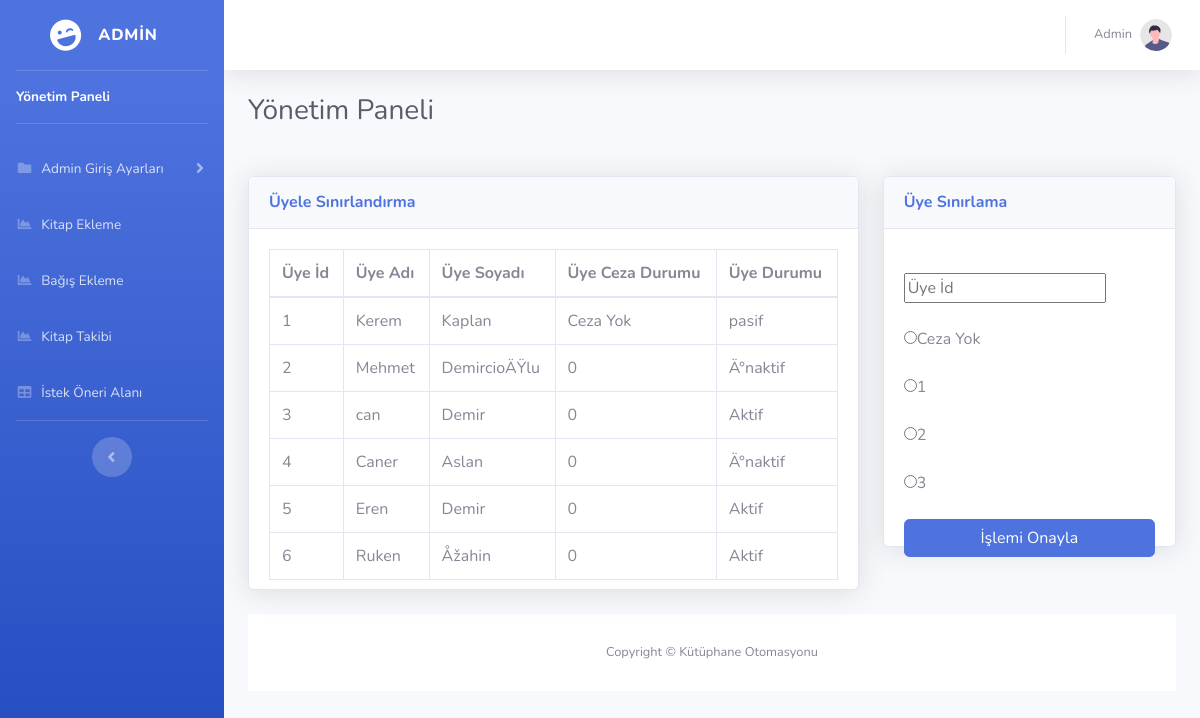
The page /admin/memberspun.php (signed in) on the database its author committed.
### tables this page shows
CREATE TABLE IF NOT EXISTS `uyeler` (
  `uye_id` int(10) UNSIGNED NOT NULL,
  `uye_adi` varchar(225) NOT NULL,
  `uye_soyadi` varchar(225) NOT NULL,
  `uye_posta` varchar(225) NOT NULL,
  `uye_durumu` varchar(225) NOT NULL,
  `uye_ceza` varchar(225) NOT NULL,
  PRIMARY KEY (`uye_id`)
);

### searchsql.php (called while the page is built, shortened)
<?php
	include "config.php";
	$uyesorgusu="SELECT * FROM uyeler";
	$uyesorgusql=$baglanti->query($uyesorgusu);
?>

### admin/logindata.php (called while the page is built, shortened)
<?php
include "../searchsql.php";
?>

### admin/memberspun.php (the view, shortened to what this page needs)
<?php
include "logindata.php";
?>
<html lang="tr-TR">
<head>
    <link href="vendor/fontawesome-free/css/all.min.css" rel="stylesheet" type="text/css">
    <link href="css/sb-admin-2.min.css" rel="stylesheet">
    <link href="vendor/datatables/dataTables.bootstrap4.min.css" rel="stylesheet">
</head>
<body id="page-top">
    <div id="wrapper">
        <ul class="navbar-nav bg-gradient-primary sidebar sidebar-dark accordion" id="accordionSidebar">
            <a class="sidebar-brand d-flex align-items-center justify-content-center" href="index.php">
                <div class="sidebar-brand-icon rotate-n-15">
                    <i class="fas fa-laugh-wink"></i>
                </div>
                <div class="sidebar-brand-text mx-3"> Admin</div>
            </a>
            <hr class="sidebar-divider my-0">
            <li class="nav-item active">
                <a class="nav-link" href="index.php">
                    <span>Yönetim Paneli</span></a>
            </li>
            <hr class="sidebar-divider">
            <li class="nav-item">
                <a class="nav-link collapsed" href="#" data-toggle="collapse" data-target="#collapsePages"
                    aria-expanded="true" aria-controls="collapsePages">
                    <i class="fas fa-fw fa-folder"></i>
                    <span>Admin Giriş Ayarları</span>
                </a>
            </li>
            <li class="nav-item">
                <a class="nav-link" href="charts.php">
                    <i class="fas fa-fw fa-chart-area"></i>
                    <span>Kitap Ekleme</span></a>
            </li>
              <li class="nav-item">
                <a class="nav-link" href="charts2.php">
                    <i class="fas fa-fw fa-chart-area"></i>
                    <span>Bağış Ekleme</span></a>
            </li>
               <li class="nav-item">
                <a class="nav-link" href="bookcontrol.php">
                    <i class="fas fa-fw fa-chart-area"></i>
                    <span>Kitap Takibi</span></a>
            </li>
            <li class="nav-item">
                <a class="nav-link" href="tables.php">
                    <i class="fas fa-fw fa-table"></i>
                    <span>İstek Öneri Alanı</span></a>
            </li>
            <hr class="sidebar-divider d-none d-md-block">
            <div class="text-center d-none d-md-inline">
                <button class="rounded-circle border-0" id="sidebarToggle"></button>
            </div>
        </ul>
        <div id="content-wrapper" class="d-flex flex-column">
            <div id="content">
                <nav class="navbar navbar-expand navbar-light bg-white topbar mb-4 static-top shadow">
                    <ul class="navbar-nav ml-auto">
                        <li class="nav-item dropdown no-arrow">
                            <a class="nav-link dropdown-toggle" href="#" id="userDropdown" role="button"
                                data-toggle="dropdown" aria-haspopup="true" aria-expanded="false">
                                <span class="mr-2 d-none d-lg-inline text-gray-600 small">Admin</span>
                                <img class="img-profile rounded-circle"
                                    src="img/undraw_profile.svg">
                            </a>
                        </li>
                    </ul>
                </nav>
                <div class="container-fluid">
                    <div class="d-sm-flex align-items-center justify-content-between mb-4">
                        <h1 class="h3 mb-0 text-gray-800">Yönetim Paneli</h1>
                    </div>
                    <div class="row">
                 </div>
                    <div class="row">
                        <div class="col-xl-8 col-lg-7">
                            <div class="card shadow mb-4">
                                <div
                                    class="card-header py-3 d-flex flex-row align-items-center justify-content-between">
                                    <h6 class="m-0 font-weight-bold text-primary">Üyele Sınırlandırma</h6>
                                </div>
                                <div class="card-body">
                                    <div class="chart-area">
                                        <div class="table-responsive">
                                <table class="table table-bordered" id="dataTable" width="100%" cellspacing="0">
                                    <thead>
                                        <tr>
                                            <th>Üye İd</th>
                                            <th>Üye Adı</th>
                                            <th>Üye Soyadı</th>
                                            <th>Üye Ceza Durumu</th>
                                            <th>Üye Durumu</th>
                                        </tr>
                                    </thead>
                                    <tbody>
                <?php
                if ($uyesorgusql) {
                    while ($uyesorgu = $uyesorgusql->fetch_assoc()) {
                        echo
                        "<tr>".
                        "<td>".$uyesorgu["uye_id"]."</td>".
                        "<td>".$uyesorgu["uye_adi"]."</td>".
                        "<td>".$uyesorgu["uye_soyadi"]."</td>"
                        ."<td>".$uyesorgu["uye_ceza"]."</td>"
                        ."<td>".$uyesorgu["uye_durumu"]."</td>"
                        ."</tr>";
                    }
                }
                ?>
                                    </tbody>
                                </table>
                            </div>
                                    </div>
                                </div>
                            </div>
                        </div>
                        <div class="col-xl-4 col-lg-5">
                            <div class="card shadow mb-4">
                                <div>
                                   <div class="card-header py-3 d-flex flex-row align-items-center justify-content-between">
                                    <h6 class="m-0 font-weight-bold text-primary">Üye Sınırlama</h6>
                                </div>
                                <div class="card-body">
                                    <div class="chart-pie pt-4 pb-2">
                                  <form action="../insertsql.php" method="post">
                                    <input type="text" name="uyeidceza" placeholder="Üye İd"><br><br>
                                           <input type="radio" name="uyeceza" value="Ceza Yok">Ceza Yok<br><br>
                                           <input type="radio" name="uyeceza" value="1">1<br><br>
                                           <input type="radio" name="uyeceza" value="2">2<br><br>
                                           <input type="radio" name="uyeceza" value="3">3<br><br>
                                           <input type="submit" name="uyecezagir" value="İşlemi Onayla" class="btn btn-primary btn-user btn-block">
                                       </form>
                                       </div>
                            </div>
                        </div>
                    </div>
                    <div class="row">
                    </div>
                </div>
            </div>
            <footer class="sticky-footer bg-white">
                <div class="container my-auto">
                    <div class="copyright text-center my-auto">
                        <span>Copyright &copy; Kütüphane Otomasyonu</span>
                    </div>
                </div>
            </footer>
        </div>
    </div>
</body>
</html>

### rows shown on the page
uyeler: uye_id "1", uye_adi "Kerem", uye_soyadi "Kaplan", uye_ceza "Ceza Yok", uye_durumu "pasif"
uyeler: uye_id "2", uye_adi "Mehmet", uye_soyadi "DemircioÄŸlu", uye_ceza "0", uye_durumu "Ä°naktif"
uyeler: uye_id "3", uye_adi "can", uye_soyadi "Demir", uye_ceza "0", uye_durumu "Aktif"
uyeler: uye_id "4", uye_adi "Caner", uye_soyadi "Aslan", uye_ceza "0", uye_durumu "Ä°naktif"
uyeler: uye_id "5", uye_adi "Eren", uye_soyadi "Demir", uye_ceza "0", uye_durumu "Aktif"
uyeler: uye_id "6", uye_adi "Ruken", uye_soyadi "Åžahin", uye_ceza "0", uye_durumu "Aktif"
